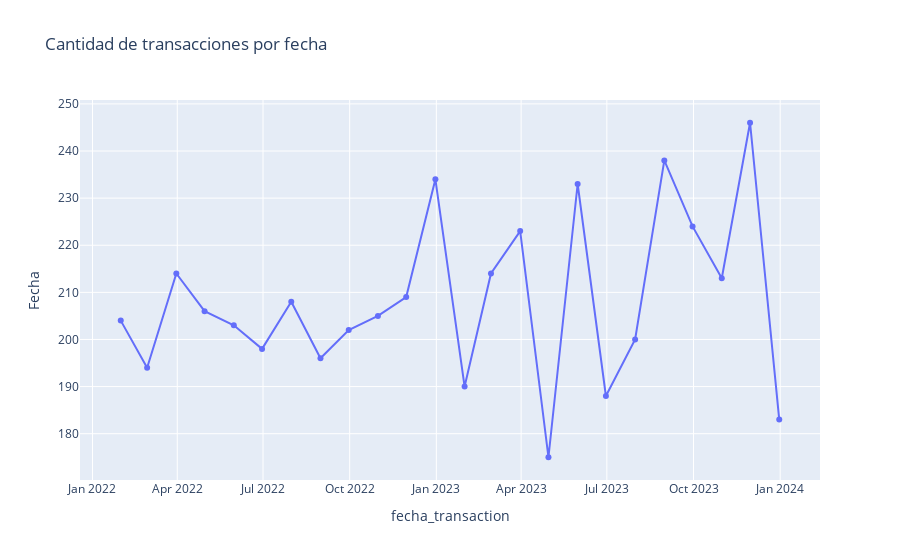

Notebook code cell kept with this figure:
### Code cell
# Cantidad de transacciones por fecha
df_tendencia = df.groupby('fecha_transaction', as_index=False)['TransactionValue_PSE'].count()
df_tendencia['cantidad_transacciones'] = df_tendencia['TransactionValue_PSE']
ax1 = px.line(df_tendencia, x="fecha_transaction", y="cantidad_transacciones",title='Cantidad de transacciones por fecha',
             labels={'cantidad_transacciones':'Transacciones', 'cantidad_transacciones':'Fecha'}, markers=True)
ax1

### Figure 1 — Plotly figure (JSON) as saved in the notebook; plotly's stock layout.template omitted (floating-point values rounded to 4 significant figures)
{"data": [{"hovertemplate": "fecha_transaction=%{x}<br>Fecha=%{y}<extra></extra>", "legendgroup": "", "line": {"color": "#636efa", "dash": "solid"}, "marker": {"symbol": "circle"}, "mode": "lines+markers", "name": "", "orientation": "v", "showlegend": false, "type": "scatter", "x": ["2022-01-31T00:00:00.000000000", "2022-02-28T00:00:00.000000000", "2022-03-31T00:00:00.000000000", "2022-04-30T00:00:00.000000000", "2022-05-31T00:00:00.000000000", "2022-06-30T00:00:00.000000000", "2022-07-31T00:00:00.000000000", "2022-08-31T00:00:00.000000000", "2022-09-30T00:00:00.000000000", "2022-10-31T00:00:00.000000000", "2022-11-30T00:00:00.000000000", "2022-12-31T00:00:00.000000000", "2023-01-31T00:00:00.000000000", "2023-02-28T00:00:00.000000000", "2023-03-31T00:00:00.000000000", "2023-04-30T00:00:00.000000000", "2023-05-31T00:00:00.000000000", "2023-06-30T00:00:00.000000000", "2023-07-31T00:00:00.000000000", "2023-08-31T00:00:00.000000000", "2023-09-30T00:00:00.000000000", "2023-10-31T00:00:00.000000000", "2023-11-30T00:00:00.000000000", "2023-12-31T00:00:00.000000000"], "xaxis": "x", "y": [204, 194, 214, 206, 203, 198, 208, 196, 202, 205, 209, 234, 190, 214, 223, 175, 233, 188, 200, 238, 224, 213, 246, 183], "yaxis": "y"}], "layout": {"legend": {"tracegroupgap": 0}, "title": {"text": "Cantidad de transacciones por fecha"}, "xaxis": {"anchor": "y", "domain": [0, 1], "title": {"text": "fecha_transaction"}}, "yaxis": {"anchor": "x", "domain": [0, 1], "title": {"text": "Fecha"}}}}
